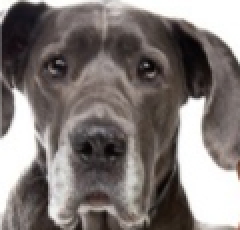
//> input picture hu_moments/assets/dog-1.jpg, 120 x 115 px (shown 2 times larger)
$ ./main assets/dog-1.jpg assets/dog-2.jpg   (built with g++ and OpenCV 4)
//> lines starting //> are read from the running program, lines starting //| are printed output that depends on the picture; after the words box and inside, x2 and y2 are one past the last pixel; in counts of white or black regions, pixels touching at a corner belong together
#include <iostream>
#include <vector>
#include <cmath>
#include <opencv2/opencv.hpp>

int main(int argc, char *argv[])
{
  if (argc < 3)
  {
    std::cerr << "Usage: " << argv[0] << " <base_image> <target_image1> <target_image2> ..." << std::endl;
    return -1;
  }

  // Load base image
  cv::Mat baseImageGray = cv::imread(argv[1], cv::IMREAD_GRAYSCALE);
//> baseImageGray: 115 rows x 120 cols, CV_8UC1; min 4, max 255, mean 122.8
  cv::Mat baseImageColor = cv::imread(argv[1], cv::IMREAD_COLOR);
//> baseImageColor is the input picture: 115 rows x 120 cols, CV_8UC3; mean B, G, R 118.2, 120.9, 128.2

  if (baseImageGray.empty() || baseImageColor.empty())
  {
    std::cerr << "Could not open or find the base image!" << std::endl;
    return -1;
  }

  // Resize base image for faster processing
  double scaleFactor = 0.5; // Adjust as necessary
  // cv::resize(baseImageGray, baseImageGray, cv::Size(), scaleFactor, scaleFactor);
  // cv::resize(baseImageColor, baseImageColor, cv::Size(), scaleFactor, scaleFactor);

  // Loop through each target image
  for (int i = 2; i < argc; ++i)
  {
    // Load target image
    cv::Mat targetImageGray = cv::imread(argv[i], cv::IMREAD_GRAYSCALE);
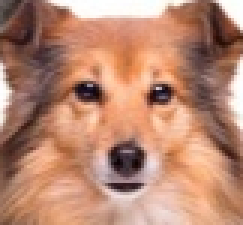
//> input picture hu_moments/assets/dog-2.jpg, 81 x 75 px (shown 3 times larger)
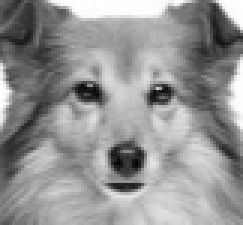
//> targetImageGray: 75 rows x 81 cols, CV_8UC1 (shown 3 times larger); min 5, max 255, mean 147.9
    if (targetImageGray.empty())
    {
      std::cerr << "Could not open or find target image " << argv[i] << "!" << std::endl;
      continue;
    }

    // Resize target image for faster processing
    // cv::resize(targetImageGray, targetImageGray, cv::Size(), scaleFactor, scaleFactor);

    // Calculate Hu Moments for the target image
    double targetHuMoments[7];
    cv::Moments targetMoments = cv::moments(targetImageGray, false);
//> targetMoments = moments, m00 898353, centre m10/m00, m01/m00 = (41.52, 38.1)
    cv::HuMoments(targetMoments, targetHuMoments);
//> targetHuMoments = [0.00109, 1.72e-10, 1.25e-11, 6.53e-13, -1.86e-24, -7.34e-18, -1.58e-25]

    for (int j = 0; j < 7; j++)
    {
      targetHuMoments[j] = -1 * std::copysign(1.0, targetHuMoments[j]) * std::log10(std::abs(targetHuMoments[j]));
    }

    // Sliding window approach to find the target in the base image
    int windowHeight = targetImageGray.rows;
//> windowHeight = 75
    int windowWidth = targetImageGray.cols;
//> windowWidth = 81
    double minDiff = std::numeric_limits<double>::max();
    cv::Point bestMatch;

    std::cout << "🔍 Searching for target " << i - 1 << " in the base image" << std::endl;
    for (int y = 0; y <= baseImageGray.rows - windowHeight; y++)
    {
      for (int x = 0; x <= baseImageGray.cols - windowWidth; x++)
      {
        cv::Rect window(x, y, windowWidth, windowHeight);
        cv::Mat subImage = baseImageGray(window);

        // Calculate Hu Moments for the current window
        double subImageHuMoments[7];
        cv::Moments subImageMoments = cv::moments(subImage, false);
        cv::HuMoments(subImageMoments, subImageHuMoments);

        for (int j = 0; j < 7; j++)
        {
          subImageHuMoments[j] = -1 * std::copysign(1.0, subImageHuMoments[j]) * std::log10(std::abs(subImageHuMoments[j]));
        }

        // Calculate difference between moments
        double diff = 0.0;
        for (int j = 0; j < 7; j++)
        {
          diff += std::abs(targetHuMoments[j] - subImageHuMoments[j]);
        }

        // Update best match if current diff is lower
        if (diff < minDiff)
        {
          minDiff = diff;
          bestMatch = cv::Point(x, y);
        }
      }
    }
//> after the loop, minDiff = 4.45

    // Draw a rectangle on the base image
    int rectWidth = windowWidth;
//> rectWidth = 81
    int rectHeight = windowHeight;
//> rectHeight = 75
    cv::Point topLeft(bestMatch.x, bestMatch.y);
//> topLeft = Point(34, 0)
    cv::Point bottomRight(bestMatch.x + rectWidth, bestMatch.y + rectHeight);
//> bottomRight = Point(115, 75)
    cv::rectangle(baseImageColor, topLeft, bottomRight, cv::Scalar(0, 0, 255), 4); // Red rectangle, thickness 4
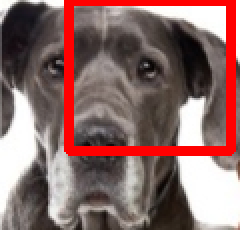
//> baseImageColor: 115 rows x 120 cols, CV_8UC3 (shown 2 times larger); 10.01% of pixels changed, all inside (x1, y1, x2, y2) = (32, 0, 118, 78)

    std::cout << "Target " << i - 1 << " best match found at: " << bestMatch << std::endl;
//| Target 1 best match found at: [34, 0]
    std::cout << "Difference: " << minDiff << std::endl;
//| Difference: 4.45285
    std::cout << "Target " << i - 1 << " Hu Moments: ";
    for (int j = 0; j < 7; j++)
    {
      std::cout << targetHuMoments[j] << " ";
    }
//> this loop made 7 passes
//| 2.9617 9.76345 10.9045 12.185 -23.7314 -17.1343 -24.8001
    std::cout << std::endl;

    // Display the base image with the rectangle
    cv::imshow("Base Image with Rectangle", baseImageColor);
    cv::waitKey(0);
  }

  std::cout << std::endl;

  return 0;
}
